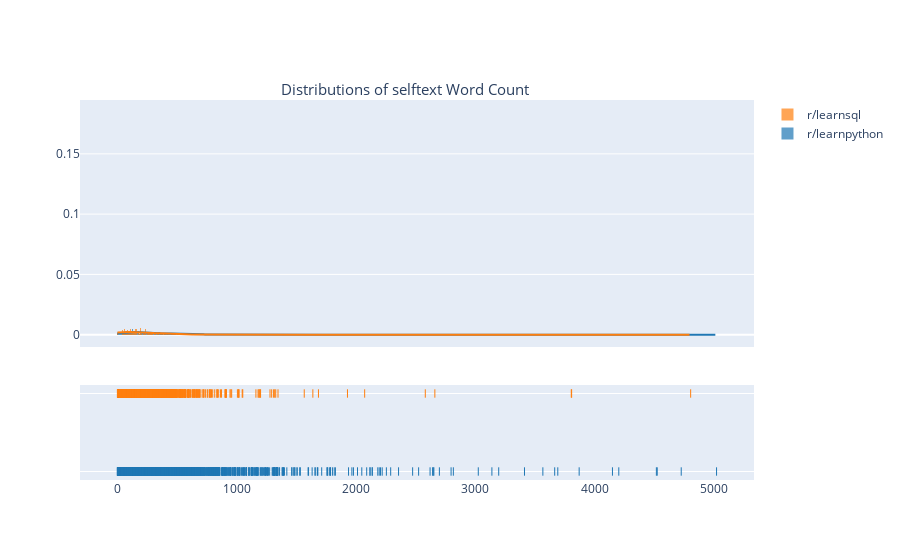

Notebook source saved alongside this figure:
### Markdown cell above
Overall title length distributions are nearly identical for both subreddits, likely because there's the same character limit for titles imposed on both subreddits.

### Code cell
import plotly.figure_factory as ff

hist_data = [learnpy['post_wc'], learnsql['post_wc']]
group_labels = ['r/learnpython', 'r/learnsql']

fig = ff.create_distplot(hist_data, group_labels, bin_size=[1, 1])
fig.update_layout(title_text='Distributions of selftext Word Count', title_x=.45, title_y=.85, title_font_size=15)
fig.show()

### Figure 1 — Plotly figure (JSON) as saved in the notebook; plotly's stock layout.template omitted (floating-point values rounded to 4 significant figures; data arrays with more than 128 entries replaced by an {"elided": "..."} marker saying what was removed)
{"data": [{"histnorm": "probability density", "legendgroup": "r/learnpython", "marker": {"color": "rgb(31, 119, 180)"}, "name": "r/learnpython", "opacity": 0.7, "type": "histogram", "x": {"elided": "3294 int values"}, "xaxis": "x", "xbins": {"end": 5020, "size": 1, "start": 1}, "yaxis": "y"}, {"histnorm": "probability density", "legendgroup": "r/learnsql", "marker": {"color": "rgb(255, 127, 14)"}, "name": "r/learnsql", "opacity": 0.7, "type": "histogram", "x": {"elided": "1389 int values"}, "xaxis": "x", "xbins": {"end": 4803, "size": 1, "start": 1}, "yaxis": "y"}, {"legendgroup": "r/learnpython", "marker": {"color": "rgb(31, 119, 180)"}, "mode": "lines", "name": "r/learnpython", "showlegend": false, "type": "scatter", "x": {"elided": "500 float values"}, "xaxis": "x", "y": {"elided": "500 float values"}, "yaxis": "y"}, {"legendgroup": "r/learnsql", "marker": {"color": "rgb(255, 127, 14)"}, "mode": "lines", "name": "r/learnsql", "showlegend": false, "type": "scatter", "x": {"elided": "500 float values"}, "xaxis": "x", "y": {"elided": "500 float values"}, "yaxis": "y"}, {"legendgroup": "r/learnpython", "marker": {"color": "rgb(31, 119, 180)", "symbol": "line-ns-open"}, "mode": "markers", "name": "r/learnpython", "showlegend": false, "type": "scatter", "x": {"elided": "3294 int values"}, "xaxis": "x", "y": {"elided": "3294 str values"}, "yaxis": "y2"}, {"legendgroup": "r/learnsql", "marker": {"color": "rgb(255, 127, 14)", "symbol": "line-ns-open"}, "mode": "markers", "name": "r/learnsql", "showlegend": false, "type": "scatter", "x": {"elided": "1389 int values"}, "xaxis": "x", "y": {"elided": "1389 str values"}, "yaxis": "y2"}], "layout": {"autosize": true, "barmode": "overlay", "hovermode": "closest", "legend": {"traceorder": "reversed"}, "title": {"font": {"size": 15}, "text": "Distributions of selftext Word Count", "x": 0.45, "y": 0.85}, "xaxis": {"anchor": "y2", "autorange": true, "domain": [0, 1], "range": [-306.9, 5328.0], "type": "linear", "zeroline": false}, "yaxis": {"anchor": "free", "autorange": true, "domain": [0.35, 1], "position": 0, "range": [-0.01025, 0.1947], "type": "linear"}, "yaxis2": {"anchor": "x", "autorange": true, "domain": [0, 0.25], "dtick": 1, "range": [-0.1818, 1.182], "showticklabels": false, "type": "category"}}}
